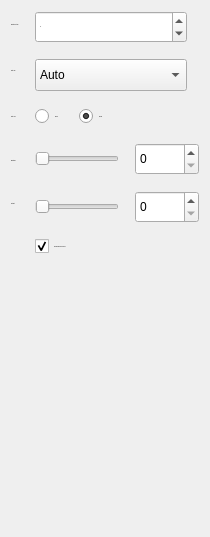
             <widget class="QWidget" name="page_3">
              <layout class="QVBoxLayout" name="verticalLayout_3">
               <property name="spacing">
                <number>16</number>
               </property>
               <item>
                <layout class="QHBoxLayout" name="horizontalLayout_16">
                 <property name="spacing">
                  <number>16</number>
                 </property>
                 <property name="bottomMargin">
                  <number>0</number>
                 </property>
                 <item>
                  <layout class="QVBoxLayout" name="verticalLayout_9">
                   <property name="spacing">
                    <number>16</number>
                   </property>
                   <property name="bottomMargin">
                    <number>36</number>
                   </property>
                   <item>
                    <widget class="QLabel" name="label_12">
                     <property name="font">
                      <font>
                       <pointsize>-1</pointsize>
                      </font>
                     </property>
                     <property name="text">
                      <string>Default Font Size</string>
                     </property>
                    </widget>
                   </item>
                   <item>
                    <widget class="QLabel" name="label_18">
                     <property name="minimumSize">
                      <size>
                       <width>0</width>
                       <height>32</height>
                      </size>
                     </property>
                     <property name="maximumSize">
                      <size>
                       <width>16777215</width>
                       <height>32</height>
                      </size>
                     </property>
                     <property name="font">
                      <font>
                       <pointsize>-1</pointsize>
                      </font>
                     </property>
                     <property name="text">
                      <string>Point Size</string>
                     </property>
                    </widget>
                   </item>
                   <item>
                    <widget class="QLabel" name="label_13">
                     <property name="font">
                      <font>
                       <pointsize>-1</pointsize>
                      </font>
                     </property>
                     <property name="text">
                      <string>Point Type</string>
                     </property>
                    </widget>
                   </item>
                   <item>
                    <widget class="QLabel" name="labelbrightness">
                     <property name="font">
                      <font>
                       <pointsize>-1</pointsize>
                      </font>
                     </property>
                     <property name="text">
                      <string>Brightness</string>
                     </property>
                    </widget>
                   </item>
                   <item>
                    <widget class="QLabel" name="labelContrast">
                     <property name="font">
                      <font>
                       <pointsize>-1</pointsize>
                      </font>
                     </property>
                     <property name="text">
                      <string>Contrast</string>
                     </property>
                    </widget>
                   </item>
                  </layout>
                 </item>
                 <item>
                  <layout class="QVBoxLayout" name="verticalLayout_11">
                   <property name="spacing">
                    <number>16</number>
                   </property>
                   <property name="bottomMargin">
                    <number>0</number>
                   </property>
                   <item>
                    <widget class="QSpinBox" name="spinBox_4">
                     <property name="minimumSize">
                      <size>
                       <width>152</width>
                       <height>32</height>
                      </size>
                     </property>
                     <property name="maximumSize">
                      <size>
                       <width>152</width>
                       <height>32</height>
                      </size>
                     </property>
                     <property name="font">
                      <font>
                       <pointsize>-1</pointsize>
                      </font>
                     </property>
                     <property name="minimum">
                      <number>6</number>
                     </property>
                     <property name="maximum">
                      <number>96</number>
                     </property>
                     <property name="value">
                      <number>10</number>
                     </property>
                    </widget>
                   </item>
                   <item>
                    <widget class="QComboBox" name="pointSizeComboBox">
                     <property name="sizePolicy">
                      <sizepolicy hsizetype="Fixed" vsizetype="Fixed">
                       <horstretch>0</horstretch>
                       <verstretch>0</verstretch>
                      </sizepolicy>
                     </property>
                     <property name="minimumSize">
                      <size>
                       <width>152</width>
                       <height>32</height>
                      </size>
                     </property>
                     <property name="maximumSize">
                      <size>
                       <width>152</width>
                       <height>32</height>
                      </size>
                     </property>
                     <item>
                      <property name="text">
                       <string>Auto</string>
                      </property>
                     </item>
                     <item>
                      <property name="text">
                       <string>1</string>
                      </property>
                     </item>
                     <item>
                      <property name="text">
                       <string>2</string>
                      </property>
                     </item>
                     <item>
                      <property name="text">
                       <string>3</string>
                      </property>
                     </item>
                     <item>
                      <property name="text">
                       <string>4</string>
                      </property>
                     </item>
                     <item>
                      <property name="text">
                       <string>5</string>
                      </property>
                     </item>
                     <item>
                      <property name="text">
                       <string>6</string>
                      </property>
                     </item>
                     <item>
                      <property name="text">
                       <string>7</string>
                      </property>
                     </item>
                     <item>
                      <property name="text">
                       <string>8</string>
                      </property>
                     </item>
                     <item>
                      <property name="text">
                       <string>9</string>
                      </property>
                     </item>
                     <item>
                      <property name="text">
                       <string>10</string>
                      </property>
                     </item>
                     <item>
                      <property name="text">
                       <string>11</string>
                      </property>
                     </item>
                     <item>
                      <property name="text">
                       <string>12</string>
                      </property>
                     </item>
                     <item>
                      <property name="text">
                       <string>13</string>
                      </property>
                     </item>
                     <item>
                      <property name="text">
                       <string>14</string>
                      </property>
                     </item>
                     <item>
                      <property name="text">
                       <string>15</string>
                      </property>
                     </item>
                     <item>
                      <property name="text">
                       <string>16</string>
                      </property>
                     </item>
                    </widget>
                   </item>
                   <item>
                    <layout class="QHBoxLayout" name="horizontalLayout_17">
                     <item>
                      <widget class="QRadioButton" name="radioButton_2">
                       <property name="font">
                        <font>
                         <pointsize>-1</pointsize>
                        </font>
                       </property>
                       <property name="text">
                        <string>Round</string>
                       </property>
                       <property name="checked">
                        <bool>false</bool>
                       </property>
                      </widget>
                     </item>
                     <item>
                      <widget class="QRadioButton" name="radioButton">
                       <property name="font">
                        <font>
                         <pointsize>-1</pointsize>
                        </font>
                       </property>
                       <property name="text">
                        <string>Square</string>
                       </property>
                       <property name="checked">
                        <bool>true</bool>
                       </property>
                      </widget>
                     </item>
                     <item>
                      <spacer name="horizontalSpacer_12">
                       <property name="orientation">
                        <enum>Qt::Horizontal</enum>
                       </property>
                       <property name="sizeHint" stdset="0">
                        <size>
                         <width>40</width>
                         <height>20</height>
                        </size>
                       </property>
                      </spacer>
                     </item>
                    </layout>
                   </item>
                   <item>
                    <layout class="QHBoxLayout" name="horizontalLayout_19">
                     <item>
                      <widget class="QSlider" name="horizontalSliderbrightness">
                       <property name="minimumSize">
                        <size>
                         <width>0</width>
                         <height>32</height>
                        </size>
                       </property>
                       <property name="maximumSize">
                        <size>
                         <width>16777215</width>
                         <height>32</height>
                        </size>
                       </property>
                       <property name="maximum">
                        <number>100</number>
                       </property>
                       <property name="orientation">
                        <enum>Qt::Horizontal</enum>
                       </property>
                      </widget>
                     </item>
                     <item>
                      <widget class="QSpinBox" name="spinBoxbrightness">
                       <property name="minimumSize">
                        <size>
                         <width>64</width>
                         <height>32</height>
                        </size>
                       </property>
                       <property name="maximumSize">
                        <size>
                         <width>64</width>
                         <height>32</height>
                        </size>
                       </property>
                       <property name="maximum">
                        <number>100</number>
                       </property>
                      </widget>
                     </item>
                    </layout>
                   </item>
                   <item>
                    <layout class="QHBoxLayout" name="horizontalLayout_20">
                     <property name="bottomMargin">
                      <number>0</number>
                     </property>
                     <item>
                      <widget class="QSlider" name="horizontalSliderContrast">
                       <property name="minimumSize">
                        <size>
                         <width>0</width>
                         <height>32</height>
                        </size>
                       </property>
                       <property name="maximumSize">
                        <size>
                         <width>16777215</width>
                         <height>32</height>
                        </size>
                       </property>
                       <property name="maximum">
                        <number>100</number>
                       </property>
                       <property name="orientation">
                        <enum>Qt::Horizontal</enum>
                       </property>
                      </widget>
                     </item>
                     <item>
                      <widget class="QSpinBox" name="spinBoxContrast">
                       <property name="minimumSize">
                        <size>
                         <width>64</width>
                         <height>32</height>
                        </size>
                       </property>
                       <property name="maximumSize">
                        <size>
                         <width>64</width>
                         <height>32</height>
                        </size>
                       </property>
                       <property name="maximum">
                        <number>100</number>
                       </property>
                      </widget>
                     </item>
                    </layout>
                   </item>
                   <item>
                    <widget class="QCheckBox" name="checkBox_2">
                     <property name="font">
                      <font>
                       <pointsize>-1</pointsize>
                      </font>
                     </property>
                     <property name="text">
                      <string>Show middle screen cross</string>
                     </property>
                     <property name="checked">
                      <bool>true</bool>
                     </property>
                    </widget>
                   </item>
                  </layout>
                 </item>
                </layout>
               </item>
               <item>
                <spacer name="verticalSpacer_2">
                 <property name="orientation">
                  <enum>Qt::Vertical</enum>
                 </property>
                 <property name="sizeHint" stdset="0">
                  <size>
                   <width>20</width>
                   <height>272</height>
                  </size>
                 </property>
                </spacer>
               </item>
              </layout>
             </widget>
